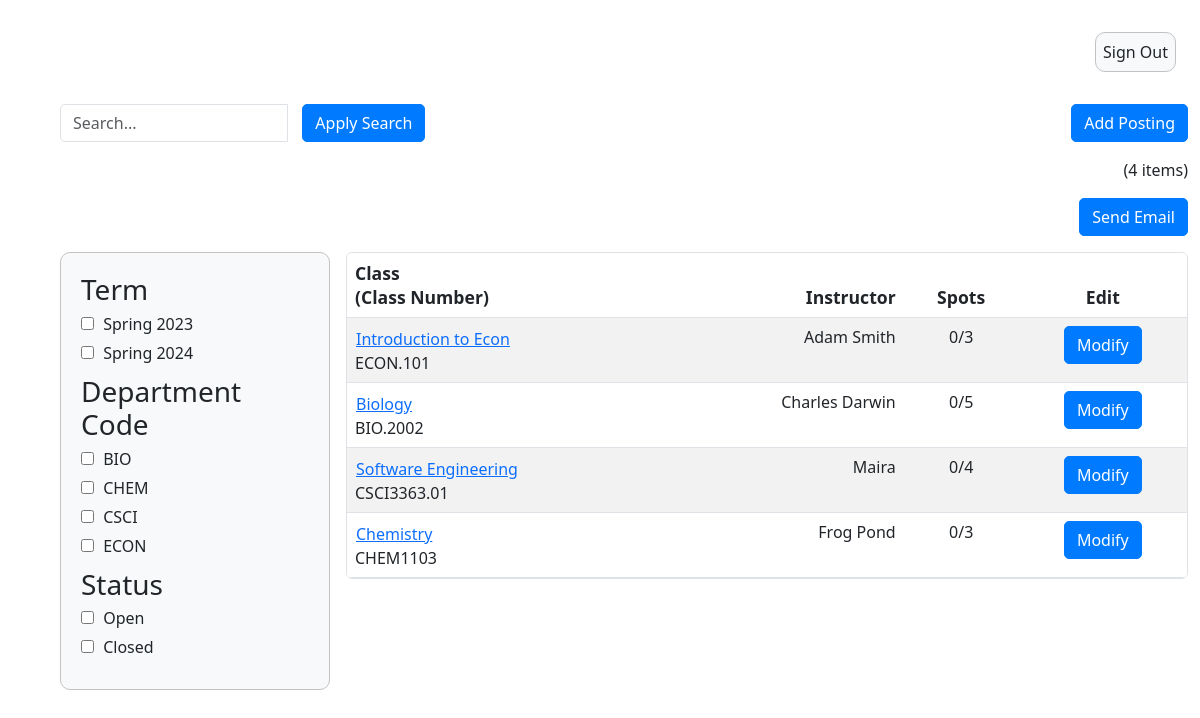
/admin_summary/, run on an earlier commit of the app's database.
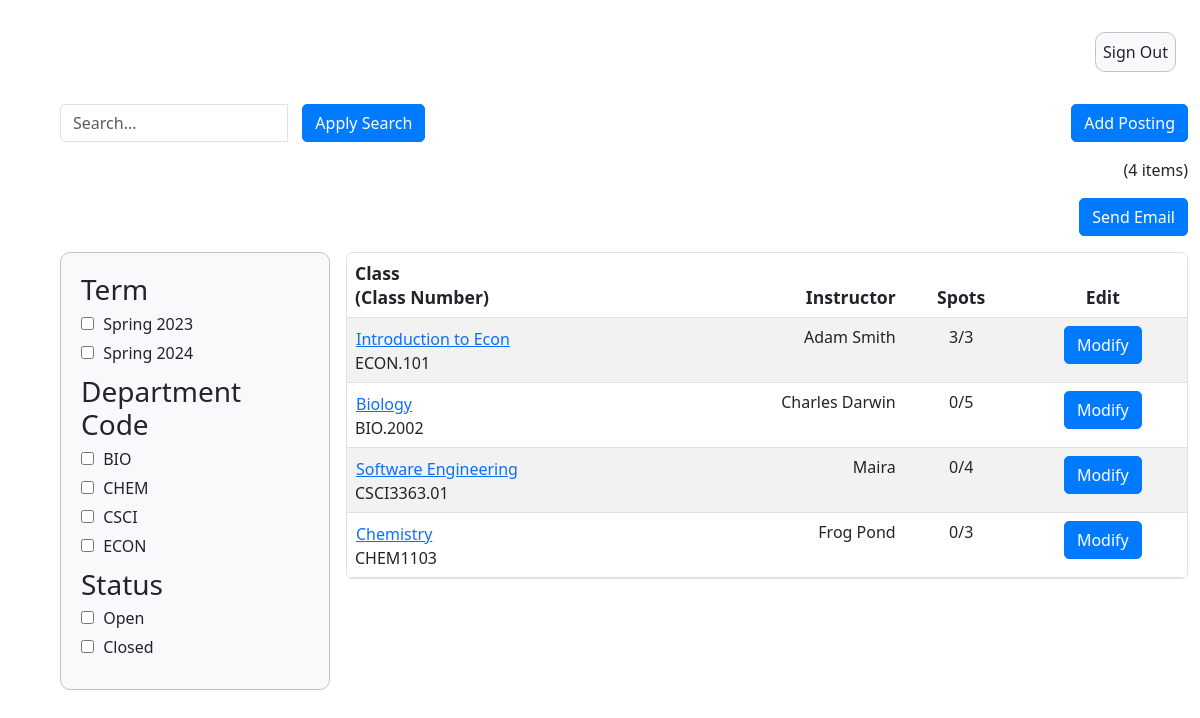
And on a later commit of the database.
### InstructorAddCourse/models.py (models this page shows)
class InstructorAddCourse(models.Model):
	course_name = models.CharField(max_length=255)
	course_number = models.CharField(max_length=255)
	course_instructor = models.CharField(max_length=255)
	description = models.CharField(max_length=800)
	total_time_commitment = models.DecimalField(max_digits=2, decimal_places=0, validators=[MinValueValidator(0)], default=0)
	has_discussion = models.CharField(choices=[('yes', 'Yes'),('no', 'No')], max_length=50, default='')
	num_ta_needed = models.DecimalField(max_digits=2, decimal_places=0, validators=[MinValueValidator(0)], default=0)
	curr_num_ta = models.IntegerField(default=0)
	graded_meeting = models.CharField(choices=[('yes', 'Yes'),('no', 'No')], max_length=50, default='')
	office_hours = models.DecimalField(max_digits=2, decimal_places=0, validators=[MinValueValidator(0)], default=0)
	other_info = models.CharField(max_length=800, default=None)
	term = models.CharField(default=get_default_term(), max_length=100)

### adminSummary/views.py (the view)
# urls.py: path('admin_summary/', admin_summary_view),
def admin_summary_view(response):
    search_query = response.GET.get('q', '')
    term_filter = response.GET.get('term', '')
    status_filter = response.GET.get('status', '')
    dept_filter = response.GET.get('dept-code', '')
    course_objects = InstructorAddCourse.objects.all()
    applied_filters = []
    if search_query:
        course_objects = course_objects.filter(
            course_name__icontains=search_query)
        applied_filters.append(('q', search_query))
    if term_filter:
        if term_filter in term_keys:
            course_objects = [course for course in course_objects if get_term(
                course) == term_filter]
            applied_filters.append(('term', term_filter))
    if dept_filter:
        if dept_filter in dept_keys:
            course_objects = [course for course in course_objects if get_dept(
                course) == dept_filter]
            applied_filters.append(('dept-code', dept_filter))
    if status_filter:
        if status_filter in status_keys:
            course_objects = [course for course in course_objects if get_status(
                course) == status_filter]
            applied_filters.append(('status', status_filter))
    else:
        applied_filters = [f for f in applied_filters if f[0] != 'status']
    applications = []
    if 'course_number' in response.session:
        course_number = response.session['course_number']
        applications = Application.objects.filter(course_number=course_number)
        del response.session['course_number']
    course_count = len(course_objects)
    context = {'course_objects': course_objects,
               'course_count': course_count, 'applied_filters': applied_filters,
               'term_keys': term_keys, 'dept_keys': dept_keys,
               'applications': applications}
    return render(response, "adminSummary.html", context)

### templates/adminSummary.html (shortened to what this page needs)
{% extends 'appbase.html' %} {% block content %} {% load static %} {% load static admin_templatetags %}
<!DOCTYPE html>
<html>
  <head>
    <link rel="stylesheet" href="{% static 'adminSummary.css' %}" />
  </head>
  <body>
    <div class="container-fluid">
      <form method="get">
      <div class="row">
        <div class="col-md-4">
            <div class="input-group">
              <input
                type="text"
                class="form-control"
                id="search"
                name="q"
                placeholder="Search..."
              />
              <div class="input-group-btn input-space">
                <button type="submit" class="btn btn-primary">
                  Apply Search
                </button>
              </div>
            </div>
        </div>
        <div class="col-md-4">
        </div>
        <div class="col-md-4">
          <div class="text-end">
            <a href="{% url 'add_course' %}" id="add-posting-btn" class="btn btn-primary">
              Add Posting
            </a>
          </div>
        </div>
      </div>
      <div class="row" id="item-row">
        <div class="col-sm">
          <div class="text-end">({{course_count}} items)</div>
        </div>
      </div>
      <div class="row" id="item-row">
        <div class="col-sm">
          <div class="text-end">
            <a href="{% url 'send_email' %}">
              <button type="button" class="btn btn-primary">Send Email</button>
            </a>
          </div>
        </div>
      </div>
      <div class="row">
        <div class="col-sm-3">
          <div class="filter-box">
            <div class="filter-group">
              <h3>Term</h3>
              {% for term in term_keys %}
              <label>
                <input type="checkbox" name="term" value="{{ term }}" /> {{ term }}
              </label>
              {% endfor %}
            </div>
            <div class="filter-group">
              <h3>Department Code</h3>
              {% for dept in dept_keys %}
              <label>
                <input type="checkbox" name="dept-code" value="{{ dept }}" /> {{ dept }}
              </label>
              {% endfor %}
            </div>
            <div class="filter-group">
              <h3>Status</h3>
              <label>
                <input type="checkbox" name="status" value="Open"/> Open
            </label>
            <label>
                <input type="checkbox" name="status" value="Closed"/> Closed
            </label>
            </div>
          </div>
        </div>
        <div class="col-sm-9">
          <table class="table table-striped table-hover rounded overflow-hidden">
            <thead>
              <tr>
                <th>Class<br />(Class Number)</th>
                <th class="text-end">Instructor</th>
                <th class="text-center">Spots</th>
                <th class="text-center">Edit</th>
              </tr>
            </thead>
            <tbody id="table-body">
              {% for course in course_objects %}
              <form method="post" action="{% url 'show_applications' %}">
                <tr>
                  <td>
                    <button type="submit" class="btn btn-link p-0 m-0 text-start course-name-button">{{ course.course_name }}</button>
                    <br />{{ course.course_number }}
                  </td>
                  <td class="text-end">{{ course.course_instructor }}</td>
                  <td class="text-center">
                    {{course.curr_num_ta}}/{{ course.num_ta_needed }}
                  </td>
                  <td class="text-center">
                    <a href="{% url 'edit_course' course.id %}" class="btn btn-primary">Modify</a>
                  </td>
                </tr>
              </form>
            {% endfor %}
            </tbody>
          </table>
        </div>
      </div>
    </form>
  </div>
</body>
</html>
{% endblock %}

What changed in the data, as far as the page shows it:
changed InstructorAddCourse "Introduction to Econ": curr_num_ta "0" → "3"
